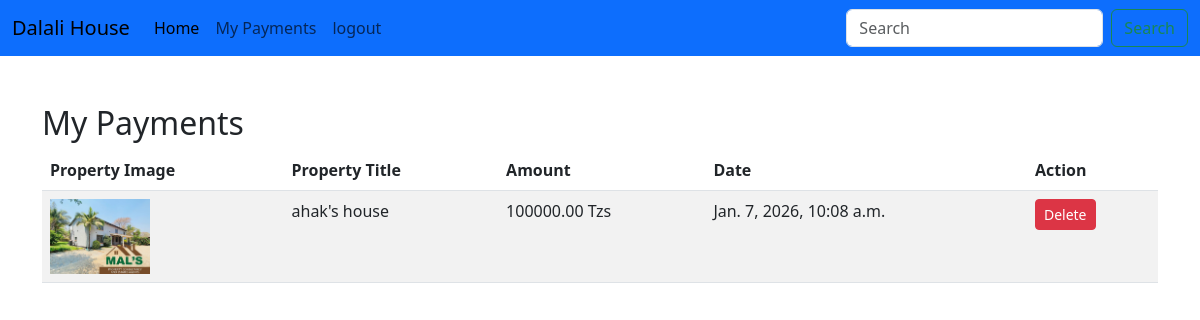
/my-payments/ (signed in), run on the app's committed database.
### Dalalisell/models.py (models this page shows, shortened)
class Payment(models.Model):
    property = models.ForeignKey(Property, on_delete=models.CASCADE)
    buyer = models.ForeignKey(CustomUser, on_delete=models.CASCADE)
    amount = models.DecimalField(decimal_places=2, max_digits=10)
    date = models.DateTimeField(default=datetime.datetime.today)

class Property(models.Model):
    CHOICE_STATUS= [
        ('Pending', 'Pending'),
        ('Approved', 'Approved'),
        ('Sold', 'Sold'),
    ]
    title =models.CharField(max_length=50)
    seller = models.ForeignKey(CustomUser, on_delete=models.CASCADE)
    price = models.DecimalField(decimal_places=2, max_digits=10, default=0)
    room = models.IntegerField()
    bathroom =models.IntegerField()
    location =models.CharField(max_length=50)
    image1= models.ImageField(upload_to='upload/property')
    image2= models.ImageField(upload_to='upload/property')
    image3= models.ImageField(upload_to='upload/property')
    image4= models.ImageField(upload_to='upload/property')
    description =models.CharField(max_length=250)
    status =models.CharField(choices=CHOICE_STATUS, max_length=12, default='Pending')
    date = models.DateTimeField(default=datetime.datetime.today)

### Dalalisell/views.py (the view)
# urls.py: path('my-payments/', views.ViewPaymentsView.as_view(), name='my-payments'),
class ViewPaymentsView(LoginRequiredMixin, View):
    def get(self, request):
        payments = Payment.objects.filter(buyer=request.user)
        return render(request, 'my_payments.html', {'payments': payments })

### Dalalisell/templates/my_payments.html (shortened to what this page needs)
{% extends "base.html" %} {% block content%} {% load static %} {% include "navbar.html" %}
<div class="container mt-5">
  <h2>My Payments</h2>
  <div class="table-responsive">
    <table class="table table-striped">
      <thead>
        <tr>
          <th>Property Image</th>
          <th>Property Title</th>
          <th>Amount</th>
          <th>Date</th>
          <th>Action</th>
        </tr>
      </thead>
      <tbody>
        {% for payment in payments %}
        <tr>
          <td>
            <img
              src="{{ payment.property.image1.url }}"
              alt=""
              style="width: 100px; height: auto"
            />
          </td>
          <td>{{ payment.property.title }}</td>
          <td>{{ payment.amount }} Tzs</td>
          <td>{{ payment.date }}</td>
          <td>
            <form
              method="post"
              action="{% url 'my-payments' %}"
              style="display: inline"
            >
              <button type="submit" class="btn btn-danger btn-sm">
                Delete
              </button>
            </form>
          </td>
        </tr>
        {% empty %}
        <tr>
          <td colspan="4">You haven't made any payments yet.</td>
        </tr>
        {% endfor %}
      </tbody>
    </table>
  </div>
</div>
{% endblock %}

### data on the page
Payment: property.image1 (picture), property "ahak's house", amount "100000.00", date "Jan. 7, 2026, 10:08 a.m."
